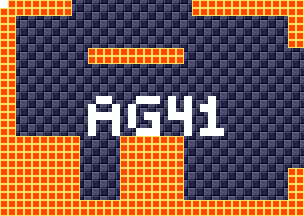

This is a level from a 2D game, rendered from its Tiled map with the project's own tilesets. A one-line summary and the map file follow, with tile-layer data summarised:
An orthogonal 38x27 tile map with 8x8 px tiles, 4 tile layers (background, foreground, room numbers, Objects), 15 tilesets.

<map version="1.5" tiledversion="1.7.1" orientation="orthogonal" renderorder="right-down" width="38" height="27" tilewidth="8" tileheight="8" infinite="0" nextlayerid="11" nextobjectid="1">
 <tileset firstgid="1" source="tilesheets/tsKarniMata.tsx" />
 <tileset firstgid="1025" source="tilesheets/tsVoodooWasp.tsx" />
 <tileset firstgid="2049" source="tilesheets/tsBurial.tsx" />
 <tileset firstgid="3073" source="tilesheets/tsBlueTemple.tsx" />
 <tileset firstgid="4097" source="tilesheets/tsGoddess.tsx" />
 <tileset firstgid="5121" source="tilesheets/tsKonark.tsx" />
 <tileset firstgid="6145" name="sEnemies" tilewidth="8" tileheight="8" tilecount="1024" columns="32">
  <image source="../grapx/tilesheets/sObjects.bmp" trans="ff94ff" width="256" height="256" />
 </tileset>
 <tileset firstgid="7169" source="tilesheets/tsIceTemple.tsx" />
 <tileset firstgid="8193" source="tilesheets/tsLavaArea.tsx" />
 <tileset firstgid="9217" source="tilesheets/tsBossArea.tsx" />
 <tileset firstgid="10241" source="tilesheets/tsPegu.tsx" />
 <tileset firstgid="11265" source="tilesheets/sTiwanakuTemple.tsx" />
 <tileset firstgid="12289" source="tilesheets/sIndraTemple.tsx" />
 <tileset firstgid="13313" source="tilesheets/sTeleport.tsx" />
 <tileset firstgid="14337" source="tilesheets/sObjects.tsx" />
 <layer id="2" name="background" width="38" height="27">
  <data>[1026 cells, 1026 non-empty, 2 distinct tile ids]</data>
 </layer>
 <layer id="1" name="foreground" width="38" height="27">
  <data>[1026 cells, 336 non-empty, 1 distinct tile ids]</data>
 </layer>
 <layer id="7" name="room numbers" width="38" height="27">
  <data>[1026 cells, 42 non-empty, 1 distinct tile ids]</data>
 </layer>
 <layer id="10" name="Objects" width="38" height="27">
  <data>[1026 cells, 0 non-empty, 0 distinct tile ids]</data>
 </layer>
</map>
